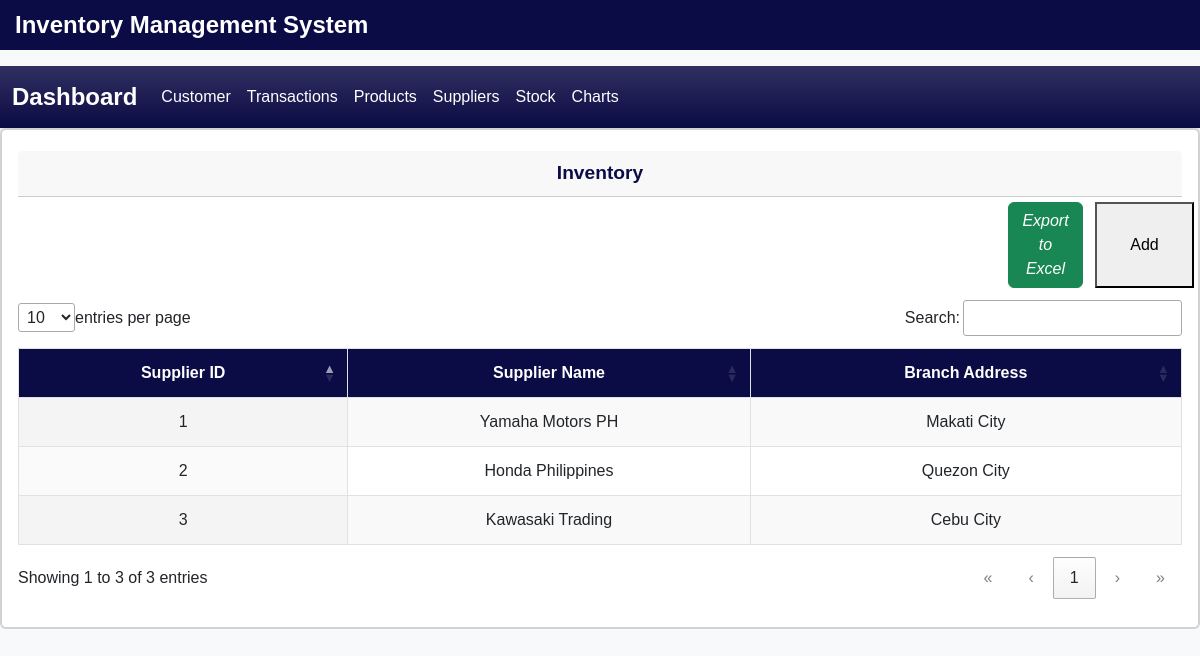
The app's page /supplier.php, older data.
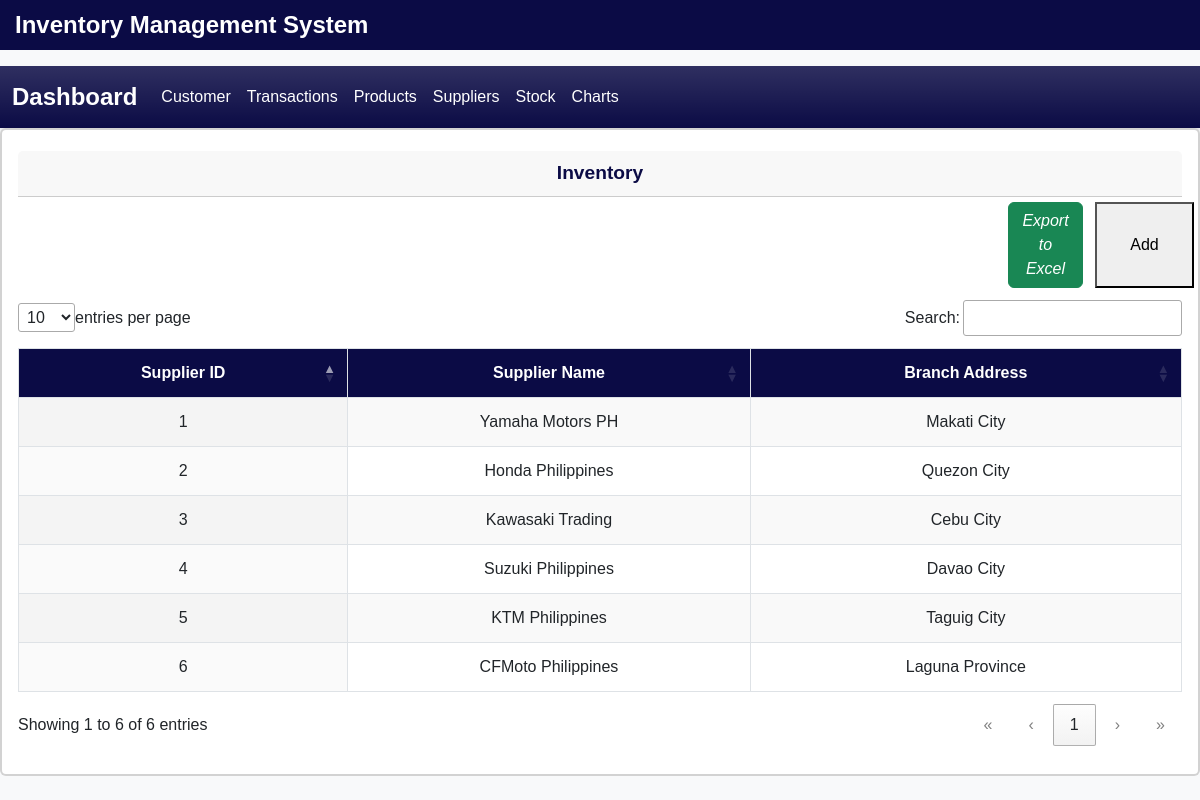
The same page, newer data.
### tables this page shows
CREATE TABLE `suppliers_table` (
  `supplier_id` int PRIMARY KEY AUTO_INCREMENT,
  `supplier_name` varchar(255),
  `branch_address` text
);

### supplier.php (the view, shortened to what this page needs)
<?php
include "header.php";
include "navbar.php";
$host = 'localhost';
$username =  'root';
$password = '';
$database = 'new-ims';
$conn = '';
try{
  $conn = new mysqli($host, $username, $password, $database);
}catch(mysqli_sql_exception){
  echo"Could not connect to the database";
}
?>
<div class="card border-2">
  <div class="card-body">
  <div class="card-header">Inventory</div>
    <div class="row">
      <div class="col-1"></div>
      <div class="col-1"></div>
      <div class="col-1"></div>
      <div class="col-1"></div>
      <div class="col-1"></div>
      <div class="col-1"></div>
      <div class="col-1"></div>
      <div class="col-1"></div>
      <div class="col-1"></div>
      <div class="col-1"></div>
      <div class="col-1">
                <a href = "functions/excelSupplier.php" class = "btn btn-success"><i class = "dwn">Export to Excel</i></a>
      </div>
      <button class = "col-1"
              data-bs-toggle ='modal'
              data-bs-target ='#addSupplier' >Add</button>
    </div>
<table id="myTable" class="display">
        <thead>
            <tr>
                <th>Supplier ID</th>
                <th>Supplier Name</th>
                <th>Branch Address</th>
            </tr>
        </thead>
        <tbody>
<?php
    $query = "SELECT supplier_id, supplier_name, branch_address FROM suppliers_table";
    $result = $conn->query($query);
    if($result->num_rows > 0 ){
      while($row = $result->fetch_assoc()){
        echo "<tr>";
        echo "<td>" .  htmlspecialchars($row['supplier_id']). "</td>";
        echo "<td>" .  htmlspecialchars($row['supplier_name']). "</td>";
        echo "<td>" .  htmlspecialchars($row['branch_address']). "</td>";
      }
    }else {
      echo "<tr> <td colspan = '6'>No data found </td> </tr>";
    }
?>
        </tbody>
    </table>
  </div>
</div>
<?php include "footer.php"; ?>

Row changes from the older to the newer data that the page shows:
added suppliers_table: supplier_id "4", supplier_name "Suzuki Philippines", branch_address "Davao City"
added suppliers_table: supplier_id "5", supplier_name "KTM Philippines", branch_address "Taguig City"
added suppliers_table: supplier_id "6", supplier_name "CFMoto Philippines", branch_address "Laguna Province"
Text that changed along with them:
text written by a page script: "entries per page Search: Showing 1 to 3 of 3 entries « ‹ 1 › »" → "entries per page Search: Showing 1 to 6 of 6 entries « ‹ 1 › »"
